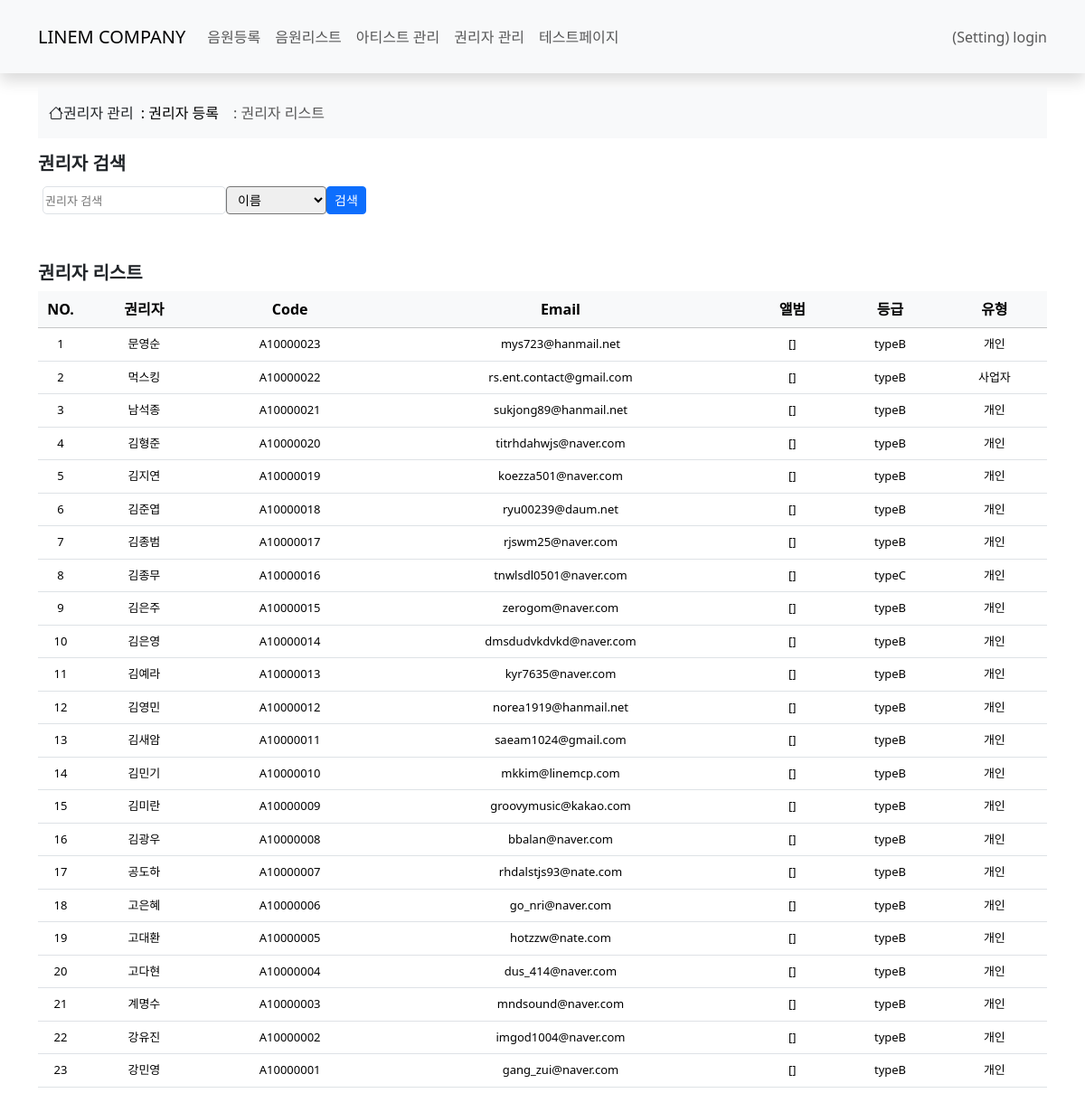
Page /maincms/rightholder_list.html on the committed database.
### maincms/models.py (models this page shows, shortened)
class rightholder_cr(models.Model):
    user_id = models.TextField(blank=True,)
    user_code = models.TextField(blank=True,)
    user_name = models.TextField()
    email = models.EmailField(unique=True)
    phone = models.TextField()
    bank_name = models.TextField(blank=True,)
    account_number = models.TextField(blank=True,)
    account_holder = models.TextField(blank=True,)
    user_level = models.TextField(blank=True,)
    user_type = models.TextField(blank=True,)
    registration_num = models.TextField(blank=True,)
    contract_date = models.TextField(blank=True,)
    expiration_date = models.TextField(blank=True,)
    create_date = models.DateTimeField(auto_now_add=True)
    modify_date = models.DateTimeField(auto_now=True)
    albums = models.JSONField(default=list, blank=True,)

### maincms/views.py (the view)
# urls.py: path('rightholder_list.html', views.rightholder_list_view, name='rightholder_view'),
def rightholder_list_view(request):
    query = request.GET.get('q', '')  # 검색어
    field = request.GET.get('field', 'user_name')  # 검색 필드 (기본값: user_name)
    valid_fields = ['user_name', 'email']
    if field not in valid_fields:
        field = 'user_name'
    if query:
        filter_kwargs = {f"{field}__icontains": query}
        rightholder_list = rightholder_cr.objects.filter(**filter_kwargs).order_by('-create_date')
    else:
        rightholder_list = rightholder_cr.objects.order_by('-create_date')
    context = { 'rightholder_list' : rightholder_list, 'query': query, 'field': field, 'valid_fields': valid_fields }
    return render(request, 'maincms/rightholder_list.html' ,context)

### templates/maincms/rightholder_list.html (shortened to what this page needs)
{% extends 'maincms_base.html' %}
{% block content %}
{% include "maincms/navbar.html" %}
<div class="container-lg py-3">
    {% include "maincms/rh_navbar.html" %}
    <h5 class="fw-bold mb-2">권리자 검색</h5>
    <form method="get" action="{% url 'maincms:rightholder_view' %}" class="info-field-start mb-5" style="font-size: 13px;">
        <input type="text" name="q" class="form-tr" placeholder="권리자 검색"
               value="{{ search_query }}">
        <select name="field" class="form-select-sm" style="height: 31px;">
            <option value="user_name" {% if field == "user_name" %}selected{% endif %}>이름</option>
        </select>
        <button type="submit" class="btn btn-primary btn-sm">검색</button>
    </form>
    <h5 class="fw-bold mb-2">권리자 리스트</h5>
    <table class="table">
        <thead class="table-light">
            <tr>
            <th scope="col-1" class="text-center" style="width:50px;">NO.</th>
            <th scope="col" class="text-center">권리자</th>
            <th scope="col" class="text-center">Code</th>
            <th scope="col" class="text-center">Email</th>
            <th scope="col" class="text-center">앨범</th>
            <th scope="col" class="text-center">등급</th>
            <th scope="col" class="text-center">유형</th>
            </tr>
        </thead>
        <tbody>
            {% if rightholder_list %}
            {% for p in rightholder_list %}
            <tr style="font-size: 13px;">
                <td class="text-center">{{ forloop.counter }}</td>
                <td class="text-center">{{ p.user_name }}</td>
                <td class="text-center">{{ p.user_code }}</td>
                <td class="text-center">{{ p.email }}</td>
                <td class="text-center">{{ p.albums }}</td>
                <td class="text-center">{{ p.user_level }}</td>
                <td class="text-center">{{ p.user_type }}</td>
            </tr>
            {% endfor %}
            {% else %}
                <tr><td>데이터 없음</td></tr>
            {% endif %}
        </tbody>
     </table>
</div>
{% endblock %}

### static/maincms.css (style rules this page uses)
div { align-items: center; }
.info-field-start { width: 100%; font-size: 13px; display: flex; padding: 5px; justify-self: left; }
.form-tr { width: 203px; height: 31px; border: 1px, solid #dee2e6; border-radius: 5px; }

### rows in the picture
rightholder_cr: user_name "문영순", user_code "A10000023", email "mys723@hanmail.net", albums "[]", user_level "typeB", user_type "개인"
rightholder_cr: user_name "먹스킹", user_code "A10000022", email "rs.ent.contact@gmail.com", albums "[]", user_level "typeB", user_type "사업자"
rightholder_cr: user_name "남석종", user_code "A10000021", email "sukjong89@hanmail.net", albums "[]", user_level "typeB", user_type "개인"
rightholder_cr: user_name "김형준", user_code "A10000020", email "titrhdahwjs@naver.com", albums "[]", user_level "typeB", user_type "개인"
rightholder_cr: user_name "김지연", user_code "A10000019", email "koezza501@naver.com", albums "[]", user_level "typeB", user_type "개인"
rightholder_cr: user_name "김준엽", user_code "A10000018", email "ryu00239@daum.net", albums "[]", user_level "typeB", user_type "개인"
rightholder_cr: user_name "김종범", user_code "A10000017", email "rjswm25@naver.com", albums "[]", user_level "typeB", user_type "개인"
rightholder_cr: user_name "김종무", user_code "A10000016", email "tnwlsdl0501@naver.com", albums "[]", user_level "typeC", user_type "개인"
rightholder_cr: user_name "김은주", user_code "A10000015", email "zerogom@naver.com", albums "[]", user_level "typeB", user_type "개인"
rightholder_cr: user_name "김은영", user_code "A10000014", email "dmsdudvkdvkd@naver.com", albums "[]", user_level "typeB", user_type "개인"
rightholder_cr: user_name "김예라", user_code "A10000013", email "kyr7635@naver.com", albums "[]", user_level "typeB", user_type "개인"
rightholder_cr: user_name "김영민", user_code "A10000012", email "norea1919@hanmail.net", albums "[]", user_level "typeB", user_type "개인"
rightholder_cr: user_name "김새암", user_code "A10000011", email "saeam1024@gmail.com", albums "[]", user_level "typeB", user_type "개인"
rightholder_cr: user_name "김민기", user_code "A10000010", email "mkkim@linemcp.com", albums "[]", user_level "typeB", user_type "개인"
rightholder_cr: user_name "김미란", user_code "A10000009", email "groovymusic@kakao.com", albums "[]", user_level "typeB", user_type "개인"
rightholder_cr: user_name "김광우", user_code "A10000008", email "bbalan@naver.com", albums "[]", user_level "typeB", user_type "개인"
rightholder_cr: user_name "공도하", user_code "A10000007", email "rhdalstjs93@nate.com", albums "[]", user_level "typeB", user_type "개인"
rightholder_cr: user_name "고은혜", user_code "A10000006", email "go_nri@naver.com", albums "[]", user_level "typeB", user_type "개인"
rightholder_cr: user_name "고대환", user_code "A10000005", email "hotzzw@nate.com", albums "[]", user_level "typeB", user_type "개인"
rightholder_cr: user_name "고다현", user_code "A10000004", email "dus_414@naver.com", albums "[]", user_level "typeB", user_type "개인"
rightholder_cr: user_name "계명수", user_code "A10000003", email "mndsound@naver.com", albums "[]", user_level "typeB", user_type "개인"
rightholder_cr: user_name "강유진", user_code "A10000002", email "imgod1004@naver.com", albums "[]", user_level "typeB", user_type "개인"
rightholder_cr: user_name "강민영", user_code "A10000001", email "gang_zui@naver.com", albums "[]", user_level "typeB", user_type "개인"
